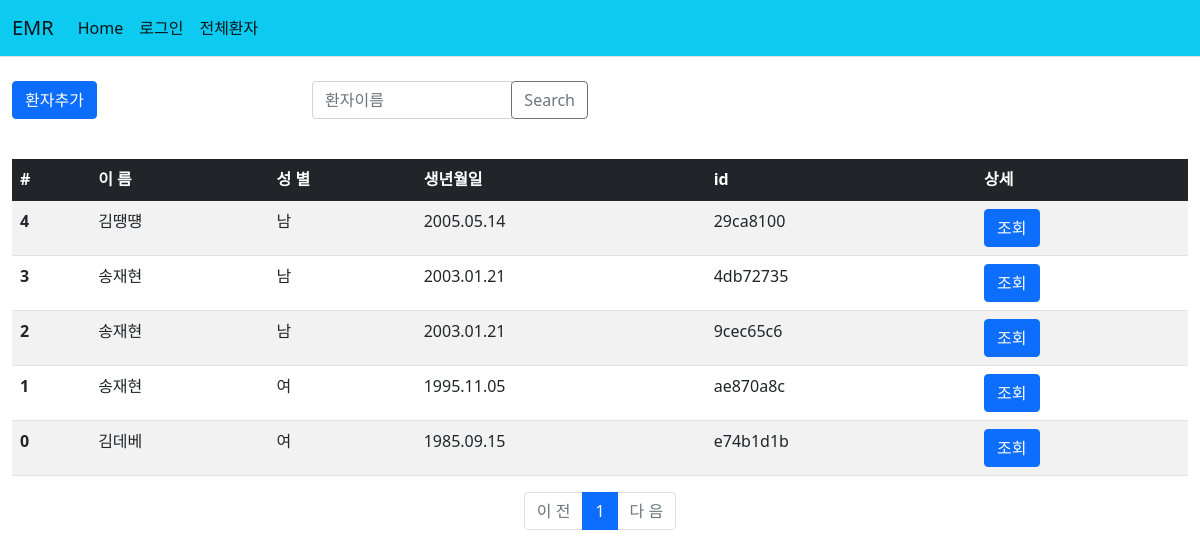
The page /patient/ on the database its author committed.
### patient/models.py (models this page shows, shortened)
class Patient2(models.Model):
    id = models.CharField(primary_key=True, max_length=36, default=uuid.uuid4)
    name = models.CharField(max_length=10)
    front_resident = models.CharField(max_length=6)
    back_resident = models.CharField(max_length=1)
    phone = models.CharField(max_length=30)
    memo = models.TextField(default='메모')
    exercise_memo = models.TextField(default='운동처방 메모')
    rom_memo = models.TextField(default='가동범위 검사 메모')
    clinic_memo = models.TextField(default='물리치료 메모')

### patient/views.py (the view)
# urls.py: path('', views.index, name='index'),
def index(request):
    page = request.GET.get('page', 1)
    patient_list = Patient2.objects.order_by('id')
    paginator = Paginator(patient_list, 10)
    page_obj = paginator.get_page(page)
    context = {'patient_list':page_obj}
    return render(request, 'patient/patient_list.html', context)

### patient/templatetags/patient_filter.py (called while the page is built)
@register.filter
def sub(value, arg):
    return value-arg

@register.filter
def back(value):
    ans=''
    if int(value)%2==0:
        ans = '여'
    else:
        ans = '남'
    return ans

@register.filter
def birth(value, back):
    if back=='3' or back=='4':
        year = '20'+value[:2]
    else:
        year = '19'+value[:2]
    birth = year+'.'+value[2:4]+'.'+value[4:]
    return birth

@register.filter
def id_cut(value):
    return value[:8]

### templates/patient/patient_list.html (shortened to what this page needs)
{% extends "base.html" %}
{% load patient_filter %}
{% block content %}
<div class="container-fluid mt-4 mb-4">
    <div class="row">
        <div class="col-md-3">
            <a href="{% url 'patient:patient_add' %}" class="btn btn-primary">환자추가</a>
        </div>
        <div class="col-md-3">
            <div class="input-group mb-3">
                <input type="text" class="form-control" placeholder="환자이름" id="search_kw" value="{{kw|default_if_none:''}}">
                <div class="input-group-append">
                    <button class="btn btn-outline-secondary" type="button" id="btn_search">Search</button>
                </div>
            </div>
        </div>
    </div>
</div>
{% if patient_list %}
<div class="container-fluid">
    <table class="table table-border table-Secondary table-striped">
        <thead>
        <tr class="table-dark">
            <th scope="col">#</th>
            <th scope="col">이 름</th>
            <th scope="col">성 별</th>
            <th scope="col">생년월일</th>
            <th scope="col">id</th>
            <th scope="col">상세</th>
        </tr>
        </thead>
        <tbody>
        {% for patient in patient_list %}
        <tr>
            <th scope="row">{{patient_list.paginator.count|sub:patient_list.start_index|sub:forloop.counter|add:1}}</th>
            <td>{{patient.name}}</td>
            <td>{{patient.back_resident|back}}</td>
            <td>{{patient.front_resident|birth:patient.back_resident}}</td>
            <td>{{patient.id|id_cut}}</td>
            <td><a class="btn btn-primary" href="{% url 'patient:detail' patient.id %}" role="button">조회</a></td>
        </tr>
        {% endfor %}
        </tbody>
    </table>
    <ul class="pagination justify-content-center">
        {% if patient_list.has_previous %}
        <li class="page-item">
            <a class="page-link" href="?page={{patient_list.previous_page_number}}">이 전</a>
        </li>
        {% else %}
        <li class="page-item disabled">
            <a class="page-link" tabindex="-1" aria-disabled="true" href="#">이 전</a>
        </li>
        {% endif %}
        {% for page_number in patient_list.paginator.page_range %}
        {% if page_number >= patient_list.number|add:-5 and page_number <= patient_list.number|add:5 %}
        {% if page_number == patient_list.number %}
        <li class="page-item active" aria-current="page">
            <a class="page-link" href="?page={{ page_number }}">{{ page_number }}</a>
        </li>
        {% else %}
        <li class="page-item">
            <a class="page-link" href="?page={{ page_number }}">{{ page_number }}</a>
        </li>
        {% endif %}
        {% endif %}
        {% endfor %}
        {% if patient_list.has_next %}
        <li class="page-item">
            <a class="page-link" href="?page={{ patient_list.next_page_number }}">다 음</a>
        </li>
        {% else %}
        <li class="page-item disabled">
            <a class="page-link" tabindex="-1" aria-disabled="true" href="#">다 음</a>
        </li>
        {% endif %}
    </ul>
</div>
{% else %}
    <p>환자가 없습니다.</p>
{% endif %}
{% endblock %}

### static/sidebars.css (style rules this page uses)
body { min-height: 100vh; min-height: -webkit-fill-available; }
html { height: -webkit-fill-available; }

### rows shown on the page
Patient2: paginator.count|sub "4", name "김땡떙", back_resident|back "남", front_resident|birth "2005.05.14", id|id_cut "29ca8100"
Patient2: paginator.count|sub "3", name "송재현", back_resident|back "남", front_resident|birth "2003.01.21", id|id_cut "4db72735"
Patient2: paginator.count|sub "2", name "송재현", back_resident|back "남", front_resident|birth "2003.01.21", id|id_cut "9cec65c6"
Patient2: paginator.count|sub "1", name "송재현", back_resident|back "여", front_resident|birth "1995.11.05", id|id_cut "ae870a8c"
Patient2: paginator.count|sub "0", name "김데베", back_resident|back "여", front_resident|birth "1985.09.15", id|id_cut "e74b1d1b"

### other values the page prints
{{ page_number }} "1"
